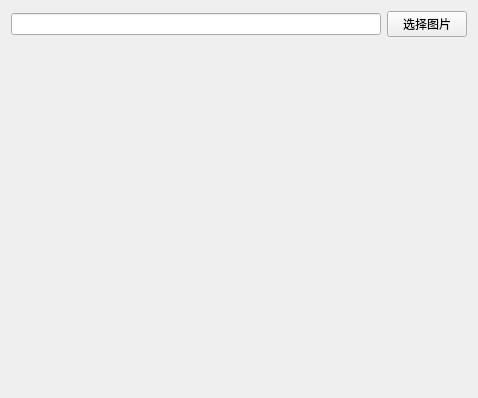
<?xml version="1.0" encoding="UTF-8"?>
<ui version="4.0">
 <class>APixmaptAnimation</class>
 <widget class="QWidget" name="APixmaptAnimation">
  <property name="geometry">
   <rect>
    <x>0</x>
    <y>0</y>
    <width>478</width>
    <height>398</height>
   </rect>
  </property>
  <property name="windowTitle">
   <string>Form</string>
  </property>
  <layout class="QGridLayout" name="gridLayout">
   <item row="0" column="1">
    <widget class="QLineEdit" name="lineEditPixmapPath"/>
   </item>
   <item row="0" column="2">
    <widget class="QPushButton" name="pushButtonSelecPixamaptPath">
     <property name="text">
      <string>选择图片</string>
     </property>
    </widget>
   </item>
   <item row="1" column="1">
    <spacer name="verticalSpacer">
     <property name="orientation">
      <enum>Qt::Vertical</enum>
     </property>
     <property name="sizeHint" stdset="0">
      <size>
       <width>20</width>
       <height>40</height>
      </size>
     </property>
    </spacer>
   </item>
  </layout>
 </widget>
 <resources/>
 <connections/>
</ui>
